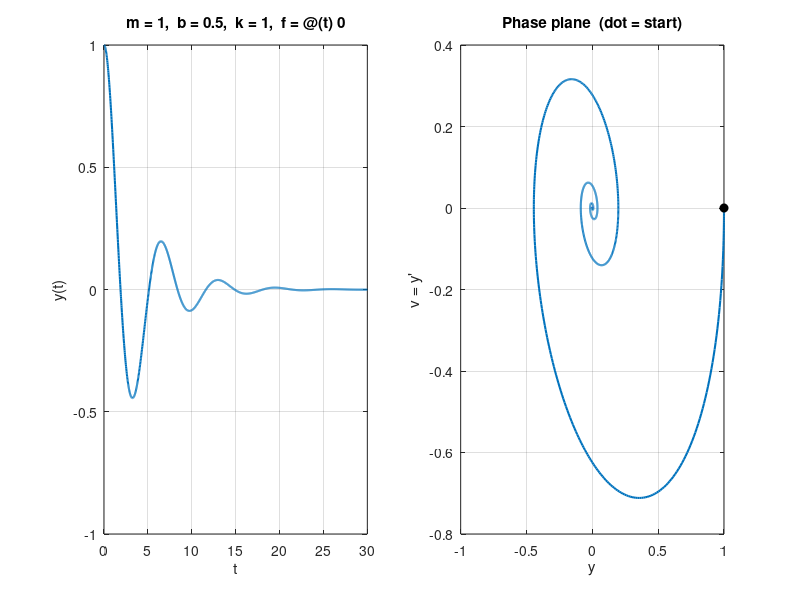

Write MATLAB code to recreate this figure.
%% simulateSpring.m
% Approximately solves the mass-spring initial value problem
%
%     m y'' + b y' + k y = f(t),     y(t0) = y0,   y'(t0) = v0
%
% with MATLAB's built-in adaptive solver ode45. Edit the values in
% Section 1, then press Run. Nothing below Section 1 needs to change.

clear; close all;

%% 1. Problem data (edit these)
m  = 1;           % mass
b  = 0.5;         % damping coefficient
k  = 1;           % spring constant
f  = @(t) 0;      % external forcing f(t); @(t) 0 means no forcing

y0 = 1;           % initial position  y(t0)
v0 = 0;           % initial velocity  y'(t0)
tspan = [0 30];   % [start time, end time]

%% 2. Rewrite as a first-order system
% The state is Y = [y; v] with v = y'. Then
%     y' = v
%     v' = ( f(t) - b*v - k*y ) / m
% Y(1) is position and Y(2) is velocity.
rhs = @(t, Y) [ Y(2);
                ( f(t) - b*Y(2) - k*Y(1) ) / m ];

%% 3. Solver settings
% RelTol and AbsTol set how much error ode45 allows in each step.
% (MATLAB's defaults are RelTol = 1e-3 and AbsTol = 1e-6, which are loose.)
opts = odeset('RelTol', 1e-8, 'AbsTol', 1e-10);

%% 4. Solve
[t, Y] = ode45(rhs, tspan, [y0; v0], opts);
y = Y(:, 1);      % position at each output time
v = Y(:, 2);      % velocity at each output time

fprintf('ode45 returned %d output times on [%g, %g].\n', numel(t), tspan(1), tspan(end));
fprintf('Final state: y = %.6g, v = %.6g\n', y(end), v(end));

%% 5. Plot
figure('Position', [100 100 1000 400]);

subplot(1, 2, 1);
plot(t, y, 'LineWidth', 1.5);
grid on; xlim([tspan(1) tspan(end)]);
xlabel('t'); ylabel('y(t)');
title(sprintf('m = %g,  b = %g,  k = %g,  f = %s', m, b, k, func2str(f)));

subplot(1, 2, 2);
plot(y, v, 'LineWidth', 1.5); hold on;
plot(y(1), v(1), 'ko', 'MarkerFaceColor', 'k');   % starting point
hold off; grid on;
xlabel('y'); ylabel('v = y''');
title('Phase plane  (dot = start)');
